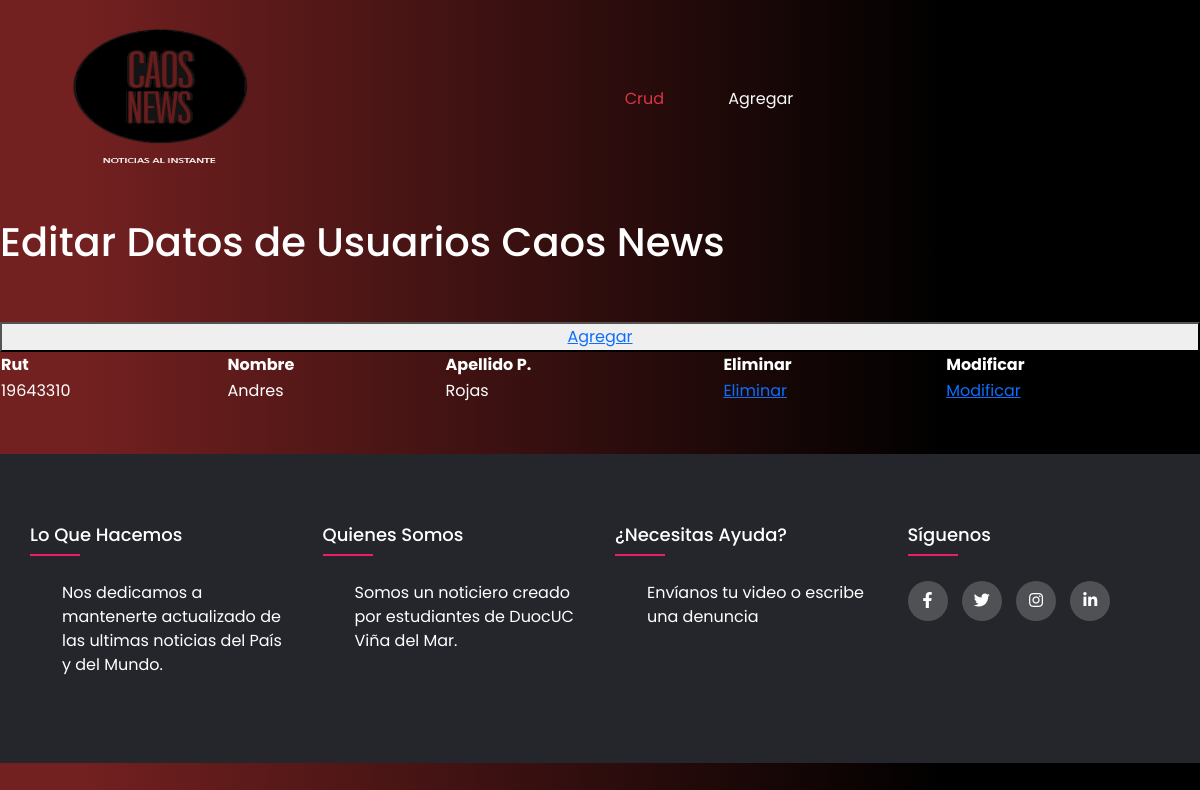
The page /usuariosCaos/crud on the database as committed earlier.
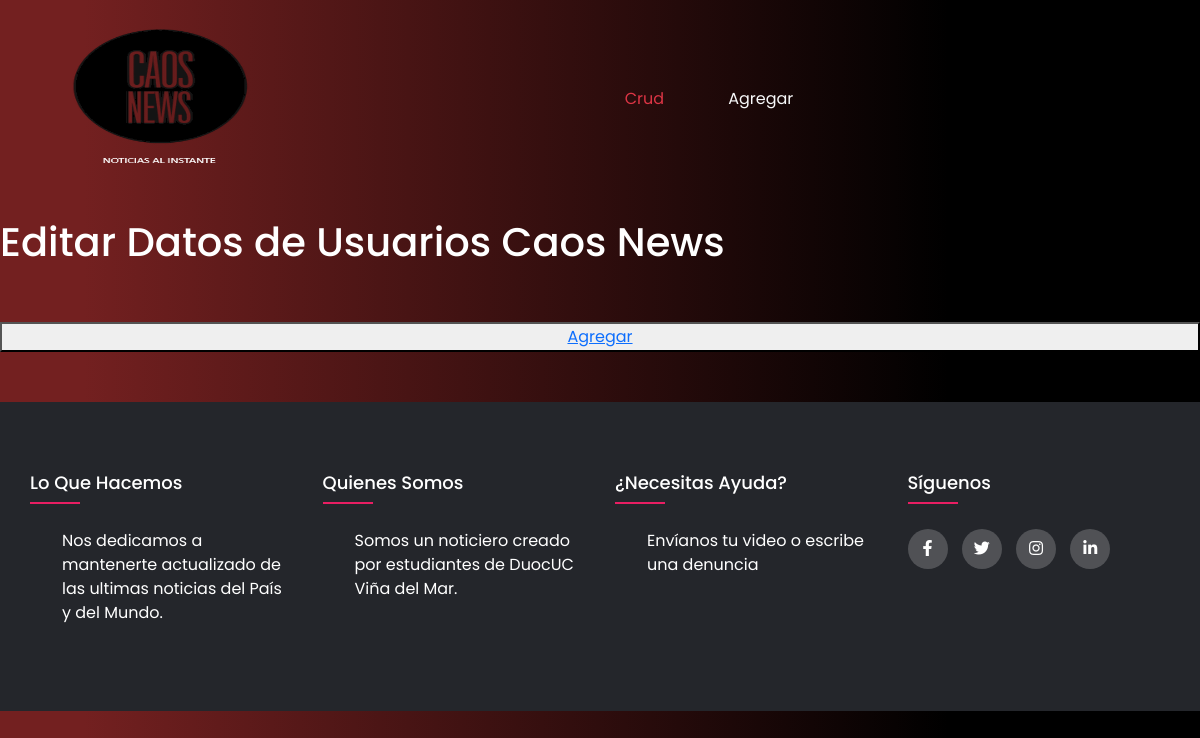
The same page on the database as committed later.
### usuariosCaos/models.py (models this page shows, shortened)
class UsuariosCaosNews(models.Model):
    rut              = models.CharField(primary_key=True, max_length=10)
    nombre           = models.CharField(max_length=20)
    apellido_paterno = models.CharField(max_length=20)
    apellido_materno = models.CharField(max_length=20)
    fecha_nacimiento = models.DateField(blank=False, null=False)
    id_genero        = models.ForeignKey('Genero',on_delete=models.CASCADE, db_column='idGenero')
    telefono         = models.CharField(max_length=45)
    email            = models.EmailField(unique=True, max_length=100, blank=True, null=True)
    direccion        = models.CharField(max_length=50, blank=True, null=True)
    activo           = models.IntegerField()

### usuariosCaos/views.py (the view)
# urls.py: path('crud', views.crud, name='crud'),
def crud(request):
        usuarios = UsuariosCaosNews.objects.all()
        context = {"usuarios": usuarios}
        return render(request, 'usuariosCaos/usuariosC_list.html', context)

### usuariosCaos/templates/usuariosCaos/usuariosC_list.html (shortened to what this page needs)
{% load static %}
<!DOCTYPE html>
<html lang="en">
<head>
  <link href="https://cdn.jsdelivr.net/npm/bootstrap@5.3.3/dist/css/bootstrap.min.css" rel="stylesheet"
>
  <link rel="stylesheet" type="text/css"
    href="https://cdnjs.cloudflare.com/ajax/libs/font-awesome/5.15.1/css/all.min.css">
  <link rel="stylesheet" href="{% static 'css/style.css'%}">
  <link rel="stylesheet" href="{% static 'css/piedepagina.css'%}">
</head>
<body>
  <header>
    {% include 'usuariosCaos/navbar_admin.html' %}
  </header>
  <h1>Editar Datos de Usuarios Caos News</h1>
  <br />
  <br />
  <button type="button">
    <a href="{% url 'usuariosAdd' %}"> Agregar </a>
  </button>
  <table>
    {% if usuarios %}
    <th>Rut</th>
    <th>Nombre</th>
    <th>Apellido P.</th>
    <th>Eliminar</th>
    <th>Modificar</th>
    {% for usuario in usuarios %}
    <tr>
      <td>{{ usuario.rut }}</td>
      <td>{{ usuario.nombre }}</td>
      <td>{{ usuario.apellido_paterno }}</td>
      <td><a href="{% url 'usuarios_del' pk=usuario.rut %}">Eliminar</a></td>
      <td><a href="{% url 'usuarios_finEdit' pk=usuario.rut %}">Modificar</a></td>
    </tr>
    {% endfor %}
    {% endif %}
  </table>
  <footer class="footer">
    {% include 'usuariosCaos/footer.html' %}
  </footer>
</body>
</html>

Rows that differ between the two databases and show on the page:
removed UsuariosCaosNews: rut "19643310", nombre "Andres", apellido_paterno "Rojas"
Other text that changed with them:
text no longer shown: "Rut Nombre Apellido P. Eliminar Modificar"
